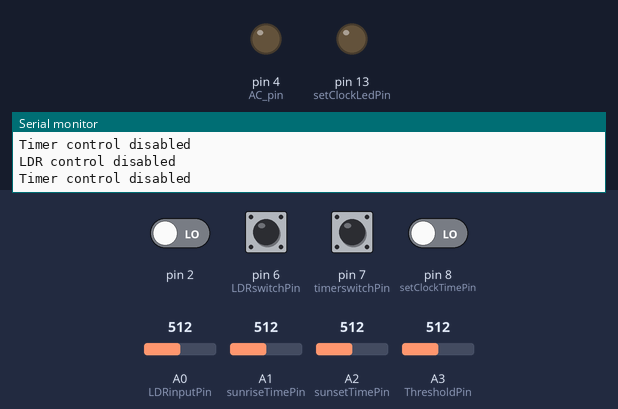
This sketch was run on a simulated Arduino Uno, built with avr-gcc and run on an emulated ATmega328P. Shown: output pins drawn as LEDs (lit = HIGH), the last lines printed to the serial monitor. Dashed ring = blinking. The test bench sets the inputs (shaded band); at power-on: pin 2, pin 6 (LDRswitchPin), pin 7 (timerswitchPin), pin 8 (setClockTimePin) LOW, A0 (LDRinputPin) = 512, A1 (sunriseTimePin) = 512, A2 (sunsetTimePin) = 512, A3 (ThresholdPin) = 512. The local clock reads 2024-03-15 10:24:30 at power-on unless the sketch sets it.

Above: at 1.2 s.
1.3 s: pin 2 driven HIGH
At 1.6 s:
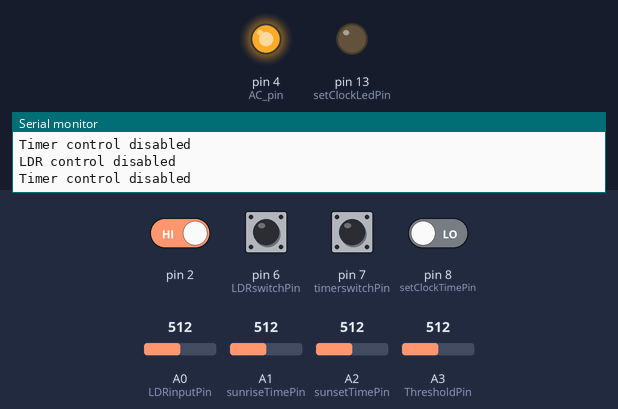
10.8 s: pin 8 (setClockTimePin) driven LOW
12.3 s: pin 8 (setClockTimePin) driven HIGH
At 15.4 s:
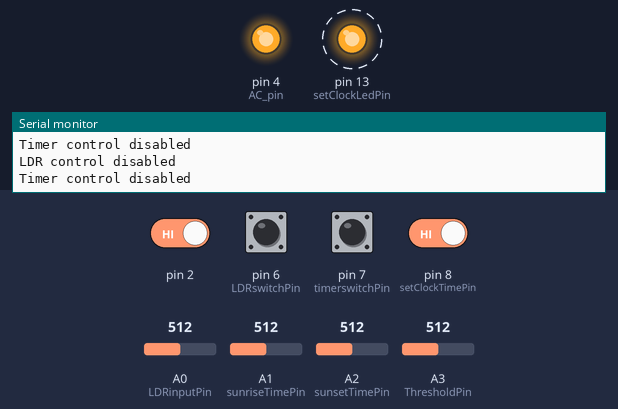
Timing chart, 0 to 16.3 s (numbered marks = the images above; inputs shaded):
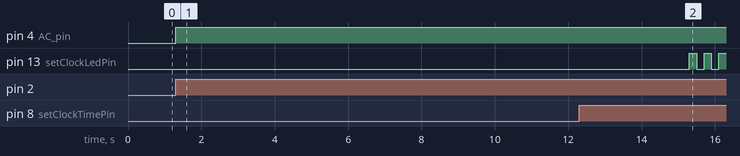

The sketch:

SmartSun_V14.ino
```cpp
// (licence header left out)
////////////////////////////////////////////////////////////////////////////////////////////////////////////////
// Libraries invocations
////////////////////////////////////////////////////////////////////////////////////////////////////////////////
#include  <TimerOne.h>          // Avaiable from http://www.arduino.cc/playground/Code/Timer1
#include <Wire.h>  // Incluye la librería Wire
#include "RTClib.h" // Incluye la librería RTClib

#define SERIAL_ON // used to send dat through serial or not

////////////////////////////////////////////////////////////////////////////////////////////////////////////////
// Pin definitions
////////////////////////////////////////////////////////////////////////////////////////////////////////////////

// A5 and A4 are for the RTC (SDL and SCA, respectively)
// Pin 2 is used to detect the interruption of the raising edge of the 220VAC signal

int AC_pin = 4;               // Output to Opto Triac
int LDRinputPin  = A0  ;      // Input from the LDR
int ThresholdPin = A3  ;      // Input from the LDR

int sunriseTimePin = A1  ;     // Input from the set-sunrise-time potentiometer
int sunsetTimePin  = A2  ;     // Input from the set-sunset-time potentiometer

int LDRswitchPin    = 6 ;      // Pin for the digital input to enable the light sensor
int timerswitchPin  = 7;       // Pin for the digital input to enable the timer to control the light level
int setClockTimePin = 8;       // Pin for the digital input to set the clock time to 12:00h.
int setClockLedPin  = 13;       // Pin for the digital output to blink the led after setting time.

////////////////////////////////////////////////////////////////////////////////////////////////////////////////
// Variable definitions
////////////////////////////////////////////////////////////////////////////////////////////////////////////////

volatile int i=0;               // Variable to use as a counter
volatile boolean zero_cross=0;  // Boolean to store a "switch" to tell us if we have crossed zero

int dim = 0;                    // Dimming level (0-128)  0 = on, 128 = 0ff

int freqStep = 167;    // This is the delay-per-brightness step in microseconds.
// It is calculated based on the frequency of the voltage supply (50Hz)
// and the number of brightness steps.
//
// The chopper circuit chops the AC wave twice per cycle, once on the positive half and once
// at the negative half. This meeans chopping happens at 120Hz for a 60Hz supply or 100Hz for a 50Hz supply.

// To calculate freqStep divide the length of one full half-wave of the power
// cycle (in microseconds) by the number of brightness steps.
//
// (1000000 uS / 100 Hz) / 60 brightness steps = 167 uS / brightness step
//
// 1000000 us / 100 Hz = 10000 uS, length of one half-wave.


//LDR sensor variables
int LDRswitchValue;
int LDRinputValue;
int threshold;

//timer variables
RTC_DS1307 RTC; // RTC object definition
int timerswitchValue;
int sunriseTime;
int sunsetTime;
int seconds;
int minutes;
int hours;
int minutes_from_midnight;


// millis variables
long millis_waiting_time = 500; // interval to change the dimming level
unsigned long currentMillis;
unsigned long previousMillis;

// set clock variables
int buttonState;
int lastPushTime = 0;     // the last time the button was pushed
int pushDelay = 3000;     // time needed pushing the button to set the time
int lastButtonState = LOW; // the previous reading from the input pin
int Pushed=0;              // active when the button is pushed
int j;
/////////////// Functions  ////////////////////////

// set flag when interrupt is detected (rising edge) and turn off the triac
void zero_cross_detect() {
  zero_cross = true;               // set the boolean to true to tell our dimming function that a zero cross has occured
  i=0;
  digitalWrite(AC_pin, LOW);       // turn off TRIAC (and AC)
}

// Turn on the TRIAC at the appropriate time indicated by dim
void dim_check() {
  if(zero_cross == true) {
    if(i>=dim) {
      digitalWrite(AC_pin, HIGH); // turn on light
      i=0;  // reset time step counter
      zero_cross = false; //reset zero cross detection
    }
    else {
      i++; // increment time step counter
    }
  }
}


// Light level control using the date. Test version with a complete day of only 4 minutes.
void timer_light_control_4minutes() {
          ////////////////////////////////
         // Daytime Light level control
         ////////////////////////////////
           ///// Playing with a 4 minutes day
         // starting the sunrise at minute 0
         if(((minutes%4)==0)){
           #ifdef SERIAL_ON
             Serial.print("  Current Mode: SUNRISE ");
             Serial.println();
           #endif
           dim=(59-seconds);
           }
           //keeping the maximum light in the minute 1
         if(((minutes%4)==1)){
           #ifdef SERIAL_ON
             Serial.print("  Current Mode: DAY ");
             Serial.println();
           #endif
           dim=0;
           }
         // starting the sunset at minute 2
         if(((minutes%4)==2)){
           #ifdef SERIAL_ON
             Serial.print("  Current Mode: SUNSET ");
             Serial.println();
           #endif
           dim=seconds;
         }
         // keeping the minimum light during minute 3
         if(((minutes%4)==3)){
           #ifdef SERIAL_ON
             Serial.print("  Current Mode: NIGHT ");
             Serial.println();
           #endif
           dim=59;
         }
}


// Light level control using the actual time registered in the RTC.
void timer_light_control() {

         // starting the sunrise when minutes_from_midnight>=sunriseTime
         if((minutes_from_midnight>=sunriseTime)&&(minutes_from_midnight<sunriseTime+60)){
           #ifdef SERIAL_ON
             Serial.print("  Current Mode: SUNRISE ");
             Serial.println();
           #endif
           dim=59-(minutes_from_midnight-sunriseTime);
           }
         // keeping maximum light from 60 minutes after sunrise till the sunset time
         if((minutes_from_midnight>=sunriseTime+60)&&(minutes_from_midnight<sunsetTime)){
           #ifdef SERIAL_ON
             Serial.print("  Current Mode: DAY ");
             Serial.println();
           #endif
           dim=0;
           }
         // starting the sunset when minutes_from_midnight>=sunsetTime
         if((minutes_from_midnight>=sunsetTime)&&(minutes_from_midnight<sunsetTime+60)){
           #ifdef SERIAL_ON
             Serial.print("  Current Mode: SUNSET ");
             Serial.println();
           #endif
           dim=minutes_from_midnight-sunsetTime;
         }
         // keeping minimum light from 60 minutes after sunset till the sunrise time
         if((minutes_from_midnight>=sunsetTime+60)||(minutes_from_midnight<sunriseTime)){
           #ifdef SERIAL_ON
             Serial.print("  Current Mode: NIGHT ");
             Serial.println();
           #endif
           dim=59;
         }
}


// Print information in Serial port
void print_to_serial() {

    Serial.println();
    if(LDRswitchValue==HIGH){
      Serial.print("LDR control enabled");
      Serial.println();

      //send data to serial port
      Serial.print("  LDR input value: ");
      Serial.print(LDRinputValue);
      Serial.println();
      Serial.print("  Threshold value: ");
      Serial.print(threshold);
      Serial.println();
    }
    else
    {
      Serial.print("LDR control disabled");
      Serial.println();
    }

   if(timerswitchValue==HIGH){
      Serial.print("Timer control enabled");
      Serial.println();
      Serial.print("  Time: ");
      Serial.print(hours, DEC);
      Serial.print(':');
      Serial.print(minutes, DEC);
      Serial.print(':');
      Serial.print(seconds, DEC);
      Serial.println();
      Serial.print("  Minutes from midnight:  ");
      Serial.print(minutes_from_midnight);
      Serial.println();
      Serial.print("  Sunrise time: ");
      Serial.print(sunriseTime/60);
      Serial.print(':');
      Serial.print(sunriseTime%60);
      Serial.print("h   ;   Sunset time: ");
      Serial.print(sunsetTime/60);
      Serial.print(':');
      Serial.print(sunsetTime%60);
      Serial.print("h");
      Serial.println();


   }
   else
   {
      Serial.print("Timer control disabled");
      Serial.println();
  }

}

///////////////////// SETUP /////////////////////////////////

void setup() {

  #ifdef SERIAL_ON
   Serial.begin(9600); // Set data speed in the serial port
  #endif

  Wire.begin(); // Set the wire communication
  RTC.begin(); // Set the RTC functionality

// Adjusting time for testing
//  RTC.adjust(DateTime(2014, 1, 1, 6, 00, 00));

//  RTC.adjust(DateTime(__DATE__, __TIME__)); // Set the date according to the connected PC's time. Uncomment to set the clock after battery replacement.

  pinMode(AC_pin, OUTPUT);                          // Set the Triac pin as output
  attachInterrupt(0, zero_cross_detect, RISING);   // Attach an Interupt to Pin 2 (interupt 0) for Zero Cross Detection
  Timer1.initialize(freqStep);                      // Initialize TimerOne library for the freq we need
  Timer1.attachInterrupt(dim_check, freqStep);

//Digital I/O pin modes
  pinMode(AC_pin, OUTPUT);               // Pin for turning ON/OFF the Triac.
  pinMode(LDRswitchPin, INPUT);          // Pin to enable the light sensor
  pinMode(timerswitchPin, INPUT);        // Pin to enable the timer to control the light level
  pinMode(setClockTimePin, INPUT);       // Pin to set the clock time to 12:00h.
  pinMode(setClockLedPin, OUTPUT);       // Pin to blink the led after setting time.
  digitalWrite(setClockLedPin, LOW);

}


///////////////////// LOOP /////////////////////////////////

void loop() {

  currentMillis = millis(); // Get current mseconds from millis

  DateTime now = RTC.now(); // Get current date from RTC


  // read the value from the LDR sensor ON/OFF switch:
  LDRswitchValue = digitalRead(LDRswitchPin);
  // read the value from the timer ON/OFF switch
  timerswitchValue = digitalRead(timerswitchPin);
  // read the value from the sensor:
  LDRinputValue = analogRead(LDRinputPin);
  // read the value from the threshold potentiometer
  threshold = analogRead(ThresholdPin);

  // read the value from the sunrise time potentiometer
  sunriseTime = analogRead(sunriseTimePin);
  sunriseTime = map(sunriseTime, 0, 1023, 0, 195);  // read the value from the sunset time potentiometer
  //converting in minutes from 00:00h taking into account that the limits are 4:53h and 8:07h
  sunriseTime += 293;  // 293 minutes from midnight till 4:53h

  sunsetTime = analogRead(sunsetTimePin);
  sunsetTime = map(sunsetTime, 0, 1023, 0, 195);  // read the value from the sunset time potentiometer
  //converting in minutes from 00:00h taking into account that the limits are 4:53h and 8:07h
  sunsetTime += 1133;  // 293 minutes from midnight till 18:53h
  // auxiliar timer variables
  minutes_from_midnight=minutes+hours*60;
  seconds=now.second();
  minutes=now.minute();
  hours=now.hour();


  ////////////////////////////////////////////////////////////////////
  //check the set clock button
  pinMode(setClockTimePin, INPUT);       // Pin to set the clock time to 12:00h.
  buttonState=digitalRead(setClockTimePin);       // Pin to set the clock time to 12:00h.

  if ((buttonState == HIGH)&&(!Pushed)) {
    lastPushTime = currentMillis;
    Pushed=1;
  }

  if ((buttonState == HIGH)&&(Pushed)) {
    if ((currentMillis - lastPushTime) > pushDelay) {
        RTC.adjust(DateTime(2014, 1, 1, 12, 00, 00));
        for(j=0;j<8;j++){ //blink the LED eight times
        digitalWrite(setClockLedPin, HIGH);
        delay(200);
        digitalWrite(setClockLedPin, LOW);
        delay(200);
      }
    }
  }
  if (buttonState == LOW) {
    Pushed=0;
  }
  //////////////////////////////////////////////////////////7


  // Temporized stuff using millis()
  if(currentMillis - previousMillis > millis_waiting_time){
     // guardar el ultimo instante en el que se movio el servo
     previousMillis = currentMillis;

  // Printing to serial port
    #ifdef SERIAL_ON
      print_to_serial();
    #endif

  ////////////////////////////////
  // LDR control
  ////////////////////////////////
    // when the sensor functionality is ON
    if(LDRswitchValue==HIGH){

      // Turn the light off when thresold is reached
      if(LDRinputValue>=threshold){
        dim=59; // turn off light
      }
      else {// else if threshold is not reached, use the timer control or turn it on

        // If timer is enabled
        if(timerswitchValue==HIGH){
          timer_light_control();
//          timer_light_control_4minutes();
        } // end if the timer switch is ON
        else{ // end if the timer switch is ON turn ON the light
          dim=0;
        }

     } // end else if not threshold is reached

   }  // end when the LDR sensor functionality is ON
   else
   {  // else when the LDR sensor functionality is OFF

       // If timer is enabled
       if(timerswitchValue==HIGH){
         timer_light_control();
//         timer_light_control_4minutes();
      } // end if the timer switch is ON
      else
      { // end if the timer switch is OFF and the LDR sensor is OFF turn ON the light
         dim=0;
   }

  }  // end when the sensor functionality is OFF

 } // end of the millis() condition

}  /////////////////////// END LOOP ///////////////////////
```

Measured:
- after the input at 1.3 s, pin 4 (AC_pin): LOW → HIGH at once
- after the input at 12.3 s, pin 13 (setClockLedPin): alternates HIGH for 0.20 s and LOW for 0.20 s, starting after 3.0 s
